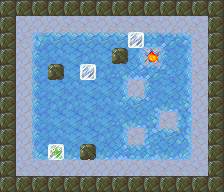

Tiled map render using the project's own tile images. Description and the map definition, with tile-layer contents summarised, below:
An orthogonal 14x12 tile map with 16x16 px tiles, 4 tile layers (Bottom, Floor, FloorTop, Blocks), 5 tilesets.

<map version="1.0" orientation="orthogonal" width="14" height="12" tilewidth="16" tileheight="16">
 <tileset firstgid="1" name="ground" tilewidth="16" tileheight="16">
  <image source="assets/tileset-ground.png" width="48" height="16" />
 </tileset>
 <tileset firstgid="4" name="misc" tilewidth="16" tileheight="16">
  <image source="assets/tileset-misc.png" width="64" height="16" />
  <tile id="3">
   <properties>
    <property name="goal" value="true" />
   </properties>
  </tile>
 </tileset>
 <tileset firstgid="8" name="pushblocks" tilewidth="16" tileheight="16">
  <image source="assets/tileset-pushblocks.png" width="48" height="16" />
  <tile id="1">
   <properties>
    <property name="goal" value="true" />
    <property name="sprite" value="assets/frozen.sprite" />
   </properties>
  </tile>
 </tileset>
 <tileset firstgid="11" name="rocks" tilewidth="16" tileheight="16">
  <properties>
   <property name="collision" value="true" />
  </properties>
  <image source="assets/tileset-rocks.png" width="256" height="48" />
 </tileset>
 <tileset firstgid="59" name="slippery" tilewidth="16" tileheight="16">
  <properties>
   <property name="slippery_block" value="true" />
   <property name="slippery_player" value="true" />
  </properties>
  <image source="assets/tileset-slippery.png" width="256" height="48" />
 </tileset>
 <layer name="Bottom" width="14" height="12">
  <data>[168 cells, 143 non-empty, 2 distinct tile ids]</data>
 </layer>
 <layer name="Floor" width="14" height="12">
  <properties>
   <property name="player_offset_y" value="-1" />
   <property name="player_sprite" value="assets/dino.sprite" />
   <property name="start_x" value="1" />
   <property name="start_y" value="10" />
  </properties>
  <data>[168 cells, 125 non-empty, 26 distinct tile ids]</data>
 </layer>
 <layer name="FloorTop" width="14" height="12">
  <data>[168 cells, 3 non-empty, 1 distinct tile ids]</data>
 </layer>
 <layer name="Blocks" width="14" height="12">
  <data>[168 cells, 3 non-empty, 2 distinct tile ids]</data>
 </layer>
</map>
